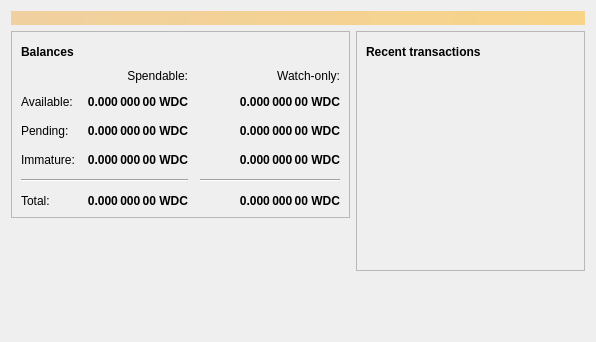
<?xml version="1.0" encoding="UTF-8"?>
<ui version="4.0">
 <class>OverviewPage</class>
 <widget class="QWidget" name="OverviewPage">
  <property name="geometry">
   <rect>
    <x>0</x>
    <y>0</y>
    <width>596</width>
    <height>342</height>
   </rect>
  </property>
  <property name="windowTitle">
   <string>Form</string>
  </property>
  <layout class="QVBoxLayout" name="topLayout">
   <item>
    <widget class="QLabel" name="labelAlerts">
     <property name="visible">
      <bool>false</bool>
     </property>
     <property name="styleSheet">
      <string notr="true">QLabel { background-color: qlineargradient(x1: 0, y1: 0, x2: 1, y2: 0, stop:0 #F0D0A0, stop:1 #F8D488); color:#000000; }</string>
     </property>
     <property name="wordWrap">
      <bool>true</bool>
     </property>
     <property name="margin">
      <number>3</number>
     </property>
     <property name="textInteractionFlags">
      <set>Qt::TextSelectableByMouse</set>
     </property>
    </widget>
   </item>
   <item>
    <layout class="QHBoxLayout" name="horizontalLayout" stretch="1,1">
     <item>
      <layout class="QVBoxLayout" name="verticalLayout_2">
       <item>
        <widget class="QFrame" name="frame">
         <property name="frameShape">
          <enum>QFrame::StyledPanel</enum>
         </property>
         <property name="frameShadow">
          <enum>QFrame::Raised</enum>
         </property>
         <layout class="QVBoxLayout" name="verticalLayout_4">
          <item>
           <layout class="QHBoxLayout" name="horizontalLayout_4">
            <item>
             <widget class="QLabel" name="label_5">
              <property name="font">
               <font>
                <weight>75</weight>
                <bold>true</bold>
               </font>
              </property>
              <property name="text">
               <string>Balances</string>
              </property>
             </widget>
            </item>
            <item>
             <widget class="QPushButton" name="labelWalletStatus">
              <property name="enabled">
               <bool>true</bool>
              </property>
              <property name="maximumSize">
               <size>
                <width>30</width>
                <height>16777215</height>
               </size>
              </property>
              <property name="toolTip">
               <string>The displayed information may be out of date. Your wallet automatically synchronizes with the Wondercoin network after a connection is established, but this process has not completed yet.</string>
              </property>
              <property name="text">
               <string/>
              </property>
              <property name="icon">
               <iconset resource="../wondercoin.qrc">
                <normaloff>:/icons/warning</normaloff>
                <disabledoff>:/icons/warning</disabledoff>:/icons/warning</iconset>
              </property>
              <property name="iconSize">
               <size>
                <width>24</width>
                <height>24</height>
               </size>
              </property>
              <property name="flat">
               <bool>true</bool>
              </property>
             </widget>
            </item>
            <item>
             <spacer name="horizontalSpacer_3">
              <property name="orientation">
               <enum>Qt::Horizontal</enum>
              </property>
              <property name="sizeHint" stdset="0">
               <size>
                <width>40</width>
                <height>20</height>
               </size>
              </property>
             </spacer>
            </item>
           </layout>
          </item>
          <item>
           <layout class="QGridLayout" name="gridLayout">
            <property name="spacing">
             <number>12</number>
            </property>
            <item row="2" column="2">
             <widget class="QLabel" name="labelWatchPending">
              <property name="font">
               <font>
                <weight>75</weight>
                <bold>true</bold>
               </font>
              </property>
              <property name="cursor">
               <cursorShape>IBeamCursor</cursorShape>
              </property>
              <property name="toolTip">
               <string>Unconfirmed transactions to watch-only addresses</string>
              </property>
              <property name="text">
               <string notr="true">0.000 000 00 WDC</string>
              </property>
              <property name="alignment">
               <set>Qt::AlignRight|Qt::AlignTrailing|Qt::AlignVCenter</set>
              </property>
              <property name="textInteractionFlags">
               <set>Qt::LinksAccessibleByMouse|Qt::TextSelectableByKeyboard|Qt::TextSelectableByMouse</set>
              </property>
             </widget>
            </item>
            <item row="2" column="1">
             <widget class="QLabel" name="labelUnconfirmed">
              <property name="font">
               <font>
                <weight>75</weight>
                <bold>true</bold>
               </font>
              </property>
              <property name="cursor">
               <cursorShape>IBeamCursor</cursorShape>
              </property>
              <property name="toolTip">
               <string>Total of transactions that have yet to be confirmed, and do not yet count toward the spendable balance</string>
              </property>
              <property name="text">
               <string notr="true">0.000 000 00 WDC</string>
              </property>
              <property name="alignment">
               <set>Qt::AlignRight|Qt::AlignTrailing|Qt::AlignVCenter</set>
              </property>
              <property name="textInteractionFlags">
               <set>Qt::LinksAccessibleByMouse|Qt::TextSelectableByKeyboard|Qt::TextSelectableByMouse</set>
              </property>
             </widget>
            </item>
            <item row="3" column="2">
             <widget class="QLabel" name="labelWatchImmature">
              <property name="font">
               <font>
                <weight>75</weight>
                <bold>true</bold>
               </font>
              </property>
              <property name="cursor">
               <cursorShape>IBeamCursor</cursorShape>
              </property>
              <property name="toolTip">
               <string>Mined balance in watch-only addresses that has not yet matured</string>
              </property>
              <property name="text">
               <string notr="true">0.000 000 00 WDC</string>
              </property>
              <property name="alignment">
               <set>Qt::AlignRight|Qt::AlignTrailing|Qt::AlignVCenter</set>
              </property>
              <property name="textInteractionFlags">
               <set>Qt::LinksAccessibleByMouse|Qt::TextSelectableByKeyboard|Qt::TextSelectableByMouse</set>
              </property>
             </widget>
            </item>
            <item row="4" column="0" colspan="2">
             <widget class="Line" name="line">
              <property name="orientation">
               <enum>Qt::Horizontal</enum>
              </property>
             </widget>
            </item>
            <item row="4" column="2">
             <widget class="Line" name="lineWatchBalance">
              <property name="sizePolicy">
               <sizepolicy hsizetype="Preferred" vsizetype="Fixed">
                <horstretch>0</horstretch>
                <verstretch>0</verstretch>
               </sizepolicy>
              </property>
              <property name="minimumSize">
               <size>
                <width>140</width>
                <height>0</height>
               </size>
              </property>
              <property name="orientation">
               <enum>Qt::Horizontal</enum>
              </property>
             </widget>
            </item>
            <item row="5" column="0">
             <widget class="QLabel" name="labelTotalText">
              <property name="text">
               <string>Total:</string>
              </property>
             </widget>
            </item>
            <item row="3" column="1">
             <widget class="QLabel" name="labelImmature">
              <property name="font">
               <font>
                <weight>75</weight>
                <bold>true</bold>
               </font>
              </property>
              <property name="cursor">
               <cursorShape>IBeamCursor</cursorShape>
              </property>
              <property name="toolTip">
               <string>Mined balance that has not yet matured</string>
              </property>
              <property name="text">
               <string notr="true">0.000 000 00 WDC</string>
              </property>
              <property name="alignment">
               <set>Qt::AlignRight|Qt::AlignTrailing|Qt::AlignVCenter</set>
              </property>
              <property name="textInteractionFlags">
               <set>Qt::LinksAccessibleByMouse|Qt::TextSelectableByKeyboard|Qt::TextSelectableByMouse</set>
              </property>
             </widget>
            </item>
            <item row="2" column="3">
             <spacer name="horizontalSpacer_2">
              <property name="orientation">
               <enum>Qt::Horizontal</enum>
              </property>
              <property name="sizeHint" stdset="0">
               <size>
                <width>40</width>
                <height>20</height>
               </size>
              </property>
             </spacer>
            </item>
            <item row="3" column="0">
             <widget class="QLabel" name="labelImmatureText">
              <property name="text">
               <string>Immature:</string>
              </property>
             </widget>
            </item>
            <item row="5" column="1">
             <widget class="QLabel" name="labelTotal">
              <property name="font">
               <font>
                <weight>75</weight>
                <bold>true</bold>
               </font>
              </property>
              <property name="cursor">
               <cursorShape>IBeamCursor</cursorShape>
              </property>
              <property name="toolTip">
               <string>Your current total balance</string>
              </property>
              <property name="text">
               <string notr="true">0.000 000 00 WDC</string>
              </property>
              <property name="alignment">
               <set>Qt::AlignRight|Qt::AlignTrailing|Qt::AlignVCenter</set>
              </property>
              <property name="textInteractionFlags">
               <set>Qt::LinksAccessibleByMouse|Qt::TextSelectableByKeyboard|Qt::TextSelectableByMouse</set>
              </property>
             </widget>
            </item>
            <item row="5" column="2">
             <widget class="QLabel" name="labelWatchTotal">
              <property name="font">
               <font>
                <weight>75</weight>
                <bold>true</bold>
               </font>
              </property>
              <property name="cursor">
               <cursorShape>IBeamCursor</cursorShape>
              </property>
              <property name="toolTip">
               <string>Current total balance in watch-only addresses</string>
              </property>
              <property name="text">
               <string notr="true">0.000 000 00 WDC</string>
              </property>
              <property name="alignment">
               <set>Qt::AlignRight|Qt::AlignTrailing|Qt::AlignVCenter</set>
              </property>
              <property name="textInteractionFlags">
               <set>Qt::LinksAccessibleByMouse|Qt::TextSelectableByKeyboard|Qt::TextSelectableByMouse</set>
              </property>
             </widget>
            </item>
            <item row="0" column="2">
             <widget class="QLabel" name="labelWatchonly">
              <property name="text">
               <string>Watch-only:</string>
              </property>
              <property name="alignment">
               <set>Qt::AlignRight|Qt::AlignTrailing|Qt::AlignVCenter</set>
              </property>
             </widget>
            </item>
            <item row="1" column="0">
             <widget class="QLabel" name="labelBalanceText">
              <property name="text">
               <string>Available:</string>
              </property>
             </widget>
            </item>
            <item row="1" column="1">
             <widget class="QLabel" name="labelBalance">
              <property name="font">
               <font>
                <weight>75</weight>
                <bold>true</bold>
               </font>
              </property>
              <property name="cursor">
               <cursorShape>IBeamCursor</cursorShape>
              </property>
              <property name="toolTip">
               <string>Your current spendable balance</string>
              </property>
              <property name="text">
               <string notr="true">0.000 000 00 WDC</string>
              </property>
              <property name="alignment">
               <set>Qt::AlignRight|Qt::AlignTrailing|Qt::AlignVCenter</set>
              </property>
              <property name="textInteractionFlags">
               <set>Qt::LinksAccessibleByMouse|Qt::TextSelectableByKeyboard|Qt::TextSelectableByMouse</set>
              </property>
             </widget>
            </item>
            <item row="1" column="2">
             <widget class="QLabel" name="labelWatchAvailable">
              <property name="font">
               <font>
                <weight>75</weight>
                <bold>true</bold>
               </font>
              </property>
              <property name="cursor">
               <cursorShape>IBeamCursor</cursorShape>
              </property>
              <property name="toolTip">
               <string>Your current balance in watch-only addresses</string>
              </property>
              <property name="text">
               <string notr="true">0.000 000 00 WDC</string>
              </property>
              <property name="alignment">
               <set>Qt::AlignRight|Qt::AlignTrailing|Qt::AlignVCenter</set>
              </property>
              <property name="textInteractionFlags">
               <set>Qt::LinksAccessibleByMouse|Qt::TextSelectableByKeyboard|Qt::TextSelectableByMouse</set>
              </property>
             </widget>
            </item>
            <item row="2" column="0">
             <widget class="QLabel" name="labelPendingText">
              <property name="text">
               <string>Pending:</string>
              </property>
             </widget>
            </item>
            <item row="0" column="1">
             <widget class="QLabel" name="labelSpendable">
              <property name="text">
               <string>Spendable:</string>
              </property>
              <property name="alignment">
               <set>Qt::AlignRight|Qt::AlignTrailing|Qt::AlignVCenter</set>
              </property>
             </widget>
            </item>
           </layout>
          </item>
         </layout>
        </widget>
       </item>
       <item>
        <spacer name="verticalSpacer">
         <property name="orientation">
          <enum>Qt::Vertical</enum>
         </property>
         <property name="sizeHint" stdset="0">
          <size>
           <width>20</width>
           <height>40</height>
          </size>
         </property>
        </spacer>
       </item>
      </layout>
     </item>
     <item>
      <layout class="QVBoxLayout" name="verticalLayout_3">
       <item>
        <widget class="QFrame" name="frame_2">
         <property name="frameShape">
          <enum>QFrame::StyledPanel</enum>
         </property>
         <property name="frameShadow">
          <enum>QFrame::Raised</enum>
         </property>
         <layout class="QVBoxLayout" name="verticalLayout">
          <item>
           <layout class="QHBoxLayout" name="horizontalLayout_2">
            <item>
             <widget class="QLabel" name="label_4">
              <property name="font">
               <font>
                <weight>75</weight>
                <bold>true</bold>
               </font>
              </property>
              <property name="text">
               <string>Recent transactions</string>
              </property>
             </widget>
            </item>
            <item>
             <widget class="QPushButton" name="labelTransactionsStatus">
              <property name="enabled">
               <bool>true</bool>
              </property>
              <property name="maximumSize">
               <size>
                <width>30</width>
                <height>16777215</height>
               </size>
              </property>
              <property name="toolTip">
               <string>The displayed information may be out of date. Your wallet automatically synchronizes with the Wondercoin network after a connection is established, but this process has not completed yet.</string>
              </property>
              <property name="text">
               <string/>
              </property>
              <property name="icon">
               <iconset resource="../wondercoin.qrc">
                <normaloff>:/icons/warning</normaloff>
                <disabledoff>:/icons/warning</disabledoff>:/icons/warning</iconset>
              </property>
              <property name="iconSize">
               <size>
                <width>24</width>
                <height>24</height>
               </size>
              </property>
              <property name="flat">
               <bool>true</bool>
              </property>
             </widget>
            </item>
            <item>
             <spacer name="horizontalSpacer">
              <property name="orientation">
               <enum>Qt::Horizontal</enum>
              </property>
              <property name="sizeHint" stdset="0">
               <size>
                <width>40</width>
                <height>20</height>
               </size>
              </property>
             </spacer>
            </item>
           </layout>
          </item>
          <item>
           <widget class="QListView" name="listTransactions">
            <property name="styleSheet">
             <string notr="true">QListView { background: transparent; }</string>
            </property>
            <property name="frameShape">
             <enum>QFrame::NoFrame</enum>
            </property>
            <property name="verticalScrollBarPolicy">
             <enum>Qt::ScrollBarAlwaysOff</enum>
            </property>
            <property name="horizontalScrollBarPolicy">
             <enum>Qt::ScrollBarAlwaysOff</enum>
            </property>
            <property name="selectionMode">
             <enum>QAbstractItemView::NoSelection</enum>
            </property>
           </widget>
          </item>
         </layout>
        </widget>
       </item>
       <item>
        <spacer name="verticalSpacer_2">
         <property name="orientation">
          <enum>Qt::Vertical</enum>
         </property>
         <property name="sizeHint" stdset="0">
          <size>
           <width>20</width>
           <height>40</height>
          </size>
         </property>
        </spacer>
       </item>
      </layout>
     </item>
    </layout>
   </item>
  </layout>
 </widget>
 <resources/>
 <connections/>
</ui>
